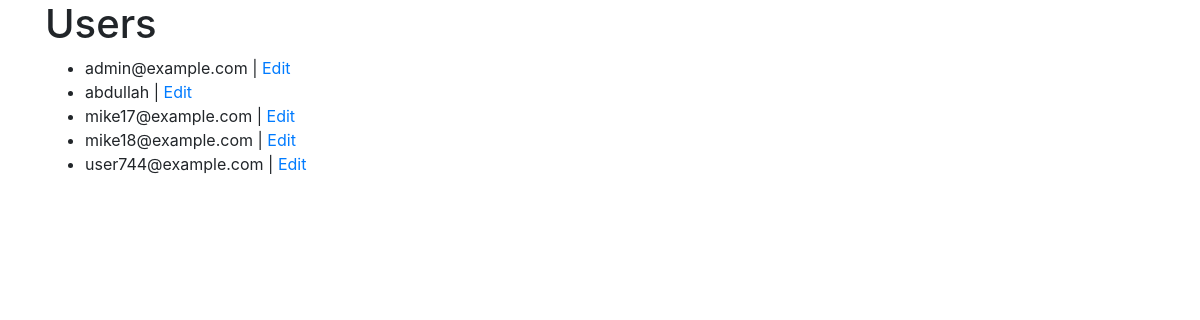
Screenshot of /list-users/ (signed in) with the database file from the repository.
### meisteryapp/models.py (models this page shows)
class User(AbstractUser):
    product_sold = models.TextField(null=True, blank=True)
    product_info = models.TextField(null=True, blank=True)

### meisteryapp/views.py (the view)
# urls.py: path('list-users/', UserListView.as_view(), name="list_user"),
class UserListView(AdminStaffRequiredMixin, generic.ListView):
    model = get_user_model()
    template_name = "meisteryapp/list_user.html"

### meisteryapp/views.py (called while the page is built)
    def test_func(self):
        return self.request.user.is_superuser or self.request.user.is_staff

### templates/meisteryapp/list_user.html
{% extends "meisteryapp/base.html" %}
{% block content %}
<h1>Users</h1>
<ul>
{% for user in object_list %}
    <li>{{ user.username }} | <a href="{% url 'update_user' user.id %}">Edit</a></li>
{% empty %}
    <li>No users yet.</li>
{% endfor %}
</ul>
{% endblock %}

### rows the page displays
User: username "admin@example.com"
User: username "abdullah"
User: username "mike17@example.com"
User: username "mike18@example.com"
User: username "user744@example.com"
